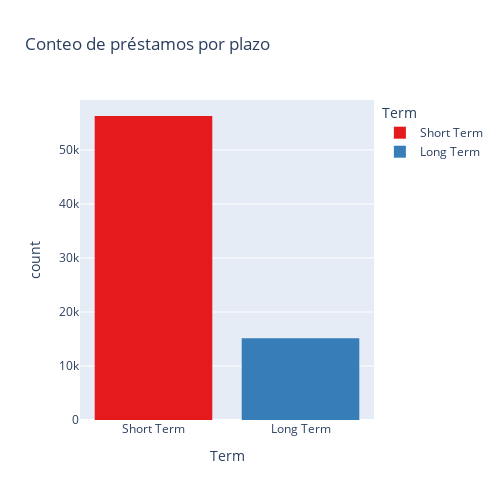

Notebook code cell kept with this figure:
### Code cell
import plotly.express as px

# Crear un gráfico de barras usando Plotly
fig = px.histogram(
    bank_ls_train,
    x="Term",
    color="Term",
    title="Conteo de préstamos por plazo",
    color_discrete_sequence=px.colors.qualitative.Set1
)

# Ajustar el tamaño del gráfico
fig.update_layout(
    width=500,
    height=500
)

fig.show()

### Figure 1 — Plotly figure (JSON) as saved in the notebook; plotly's stock layout.template omitted (floating-point values rounded to 4 significant figures; data arrays with more than 128 entries replaced by an {"elided": "..."} marker saying what was removed)
{"data": [{"alignmentgroup": "True", "bingroup": "x", "hovertemplate": "Term=%{x}<br>count=%{y}<extra></extra>", "legendgroup": "Short Term", "marker": {"color": "rgb(228,26,28)", "pattern": {"shape": ""}}, "name": "Short Term", "offsetgroup": "Short Term", "orientation": "v", "showlegend": true, "type": "histogram", "x": {"elided": "56282 str values"}, "xaxis": "x", "yaxis": "y"}, {"alignmentgroup": "True", "bingroup": "x", "hovertemplate": "Term=%{x}<br>count=%{y}<extra></extra>", "legendgroup": "Long Term", "marker": {"color": "rgb(55,126,184)", "pattern": {"shape": ""}}, "name": "Long Term", "offsetgroup": "Long Term", "orientation": "v", "showlegend": true, "type": "histogram", "x": {"elided": "15124 str values"}, "xaxis": "x", "yaxis": "y"}], "layout": {"barmode": "relative", "height": 500, "legend": {"title": {"text": "Term"}, "tracegroupgap": 0}, "title": {"text": "Conteo de préstamos por plazo"}, "width": 500, "xaxis": {"anchor": "y", "categoryarray": ["Short Term", "Long Term", null], "categoryorder": "array", "domain": [0, 1], "title": {"text": "Term"}}, "yaxis": {"anchor": "x", "domain": [0, 1], "title": {"text": "count"}}}}
